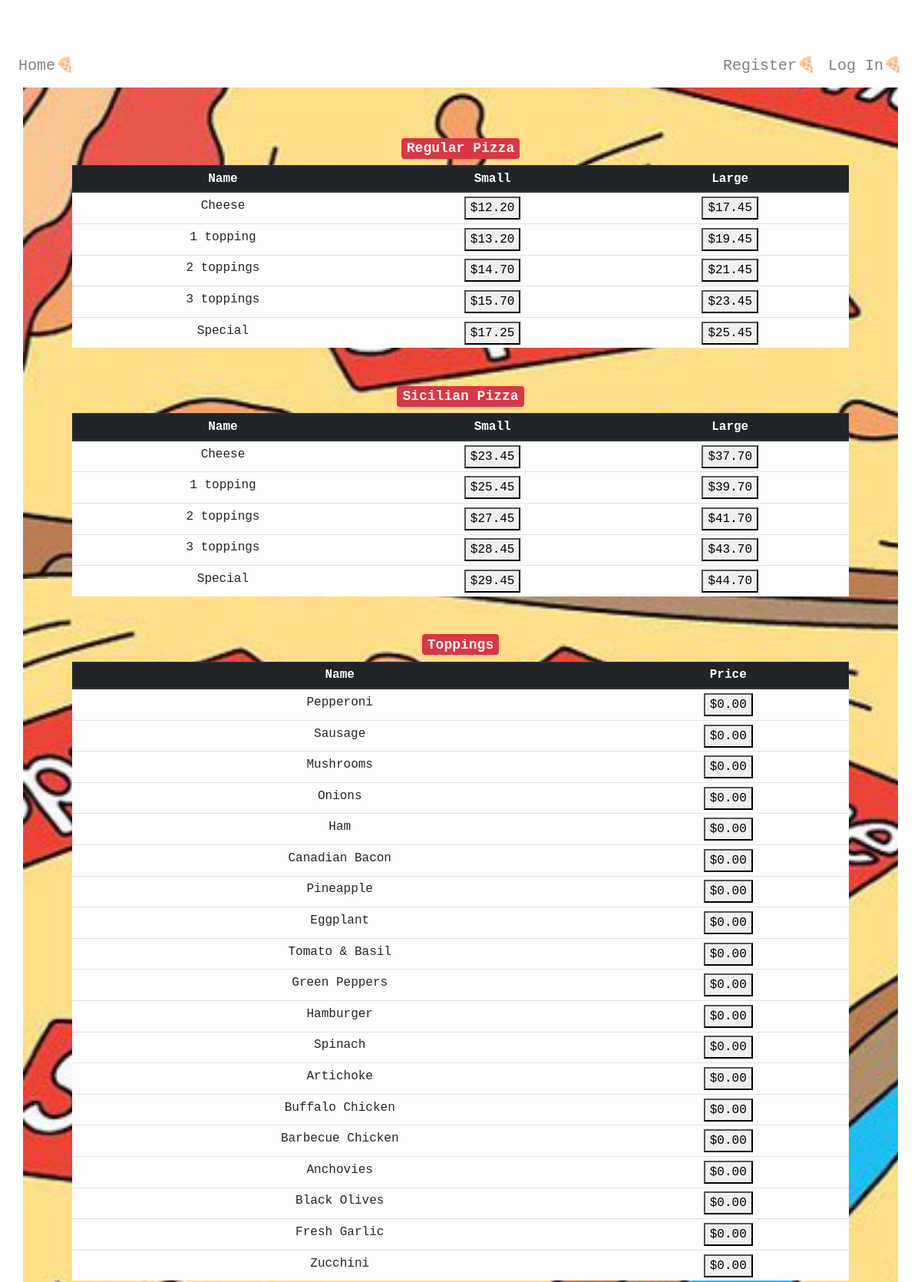
The page /menu (upper part) on the database its author committed.
### orders/models.py (models this page shows, shortened)
class Regular_pizza(models.Model):
    category = models.CharField(max_length=64, default='Regular Pizza')
    name = models.CharField(max_length=64)
    small = models.DecimalField(max_digits=4, decimal_places=2)
    large = models.DecimalField(max_digits=4, decimal_places=2)

class Sicilian_pizza(models.Model):
    category = models.CharField(max_length=64, default='Sicilian Pizza')
    name = models.CharField(max_length=64)
    small = models.DecimalField(max_digits=4, decimal_places=2)
    large = models.DecimalField(max_digits=4, decimal_places=2)

class Topping(models.Model):
    category = models.CharField(max_length=64, default='Only for Pizza')
    name = models.CharField(max_length=64)
    normal = models.DecimalField(max_digits=4, decimal_places=2)

### orders/views.py (the view)
# urls.py: path("menu", views.menu, name="menu"),
def menu(request):
    context = {
        "user": request.user,
        "Categorys": Category.objects.all(),
        "Regular_pizzas": Regular_pizza.objects.all(),
        "Sicilian_pizzas": Sicilian_pizza.objects.all(),
        "Toppings": Topping.objects.all(),
        "Subs": Sub.objects.all(),
        "Pastas": Pasta.objects.all(),
        "Salads": Salad.objects.all(),
        "Dinner_platters": Dinner_platter.objects.all(),
    }
    return render(request, "menu.html", context)

### orders/templates/menu.html (shortened to what this page needs)
{% extends "layout.html" %}
{% load static %}
{% block main %}
    <div class="p-3" id="Regular Pizza">
        <table class="table table-hover table-light table-sm text-center">
            <div class="text-center">
                <h4> <span class="badge badge-danger">Regular Pizza</span> </h4>
            </div>
            <thead class="thead-dark">
                <tr>
                    <th scope="col">Name</th>
                    <th scope="col">Small</th>
                    <th scope="col">Large</th>
                </tr>
            </thead>
            <tbody>
                {% for pizza in Regular_pizzas %}
                <tr>
                    <td>{{ pizza.name }}</td>
                    <td><a href="{% url 'add' pizza.category pizza.name pizza.small %}"><button>${{ pizza.small }}</button></a></td>
                    <td><a href="{% url 'add' pizza.category pizza.name pizza.large %}"><button>${{ pizza.large }}</button></a></td>
                </tr>
                {% endfor %}
            </tbody>
        </table>
    </div>
    <div class="p-3" id="Sicilian Pizza">
        <table class="table table-hover table-light table-sm text-center">
            <div class="text-center">
                <h4> <span class="badge badge-danger">Sicilian Pizza</span> </h4>
            </div>
            <thead class="thead-dark">
                <tr>
                    <th scope="col">Name</th>
                    <th scope="col">Small</th>
                    <th scope="col">Large</th>
                </tr>
            </thead>
            <tbody>
                {% for pizza in Sicilian_pizzas %}
                <tr>
                    <td>{{ pizza.name }}</td>
                    <td><a href="{% url 'add' pizza.category pizza.name pizza.small %}"><button>${{ pizza.small }}</button></a></td>
                    <td><a href="{% url 'add' pizza.category pizza.name pizza.large %}"><button>${{ pizza.large }}</button></a></td>
                </tr>
                {% endfor %}
            </tbody>
        </table>
    </div>
    <div class="p-3" id="Pizza Toppings">
        <table class="table table-hover table-light table-sm text-center">
            <div class="text-center">
                <h4> <span class="badge badge-danger">Toppings</span> </h4>
            </div>
            <thead class="thead-dark">
                <tr>
                    <th scope="col">Name</th>
                    <th scope="col">Price</th>
                </tr>
            </thead>
            <tbody>
                {% for top in Toppings %}
                <tr>
                    <td>{{ top.name }}</td>
                    <td><a href="{% url 'add' top.category top.name top.normal %}"><button>${{ top.normal }}</button></a></td>
                </tr>
                {% endfor %}
            </tbody>
        </table>
    </div>
{% endblock %}

### orders/static/orders/styles.css (style rules this page uses)
* { font-family: "OCR A Std", monospace; }

### rows shown on the page
Regular_pizza: name "Cheese", small "12.20", large "17.45"
Regular_pizza: name "1 topping", small "13.20", large "19.45"
Regular_pizza: name "2 toppings", small "14.70", large "21.45"
Regular_pizza: name "3 toppings", small "15.70", large "23.45"
Regular_pizza: name "Special", small "17.25", large "25.45"
Sicilian_pizza: name "Cheese", small "23.45", large "37.70"
Sicilian_pizza: name "1 topping", small "25.45", large "39.70"
Sicilian_pizza: name "2 toppings", small "27.45", large "41.70"
Sicilian_pizza: name "3 toppings", small "28.45", large "43.70"
Sicilian_pizza: name "Special", small "29.45", large "44.70"
Topping: name "Pepperoni", normal "0.00"
Topping: name "Sausage", normal "0.00"
Topping: name "Mushrooms", normal "0.00"
Topping: name "Onions", normal "0.00"
Topping: name "Ham", normal "0.00"
Topping: name "Canadian Bacon", normal "0.00"
Topping: name "Pineapple", normal "0.00"
Topping: name "Eggplant", normal "0.00"
Topping: name "Tomato & Basil", normal "0.00"
Topping: name "Green Peppers", normal "0.00"
Topping: name "Hamburger", normal "0.00"
Topping: name "Spinach", normal "0.00"
Topping: name "Artichoke", normal "0.00"
Topping: name "Buffalo Chicken", normal "0.00"
Topping: name "Barbecue Chicken", normal "0.00"
Topping: name "Anchovies", normal "0.00"
Topping: name "Black Olives", normal "0.00"
Topping: name "Fresh Garlic", normal "0.00"
Topping: name "Zucchini", normal "0.00"
